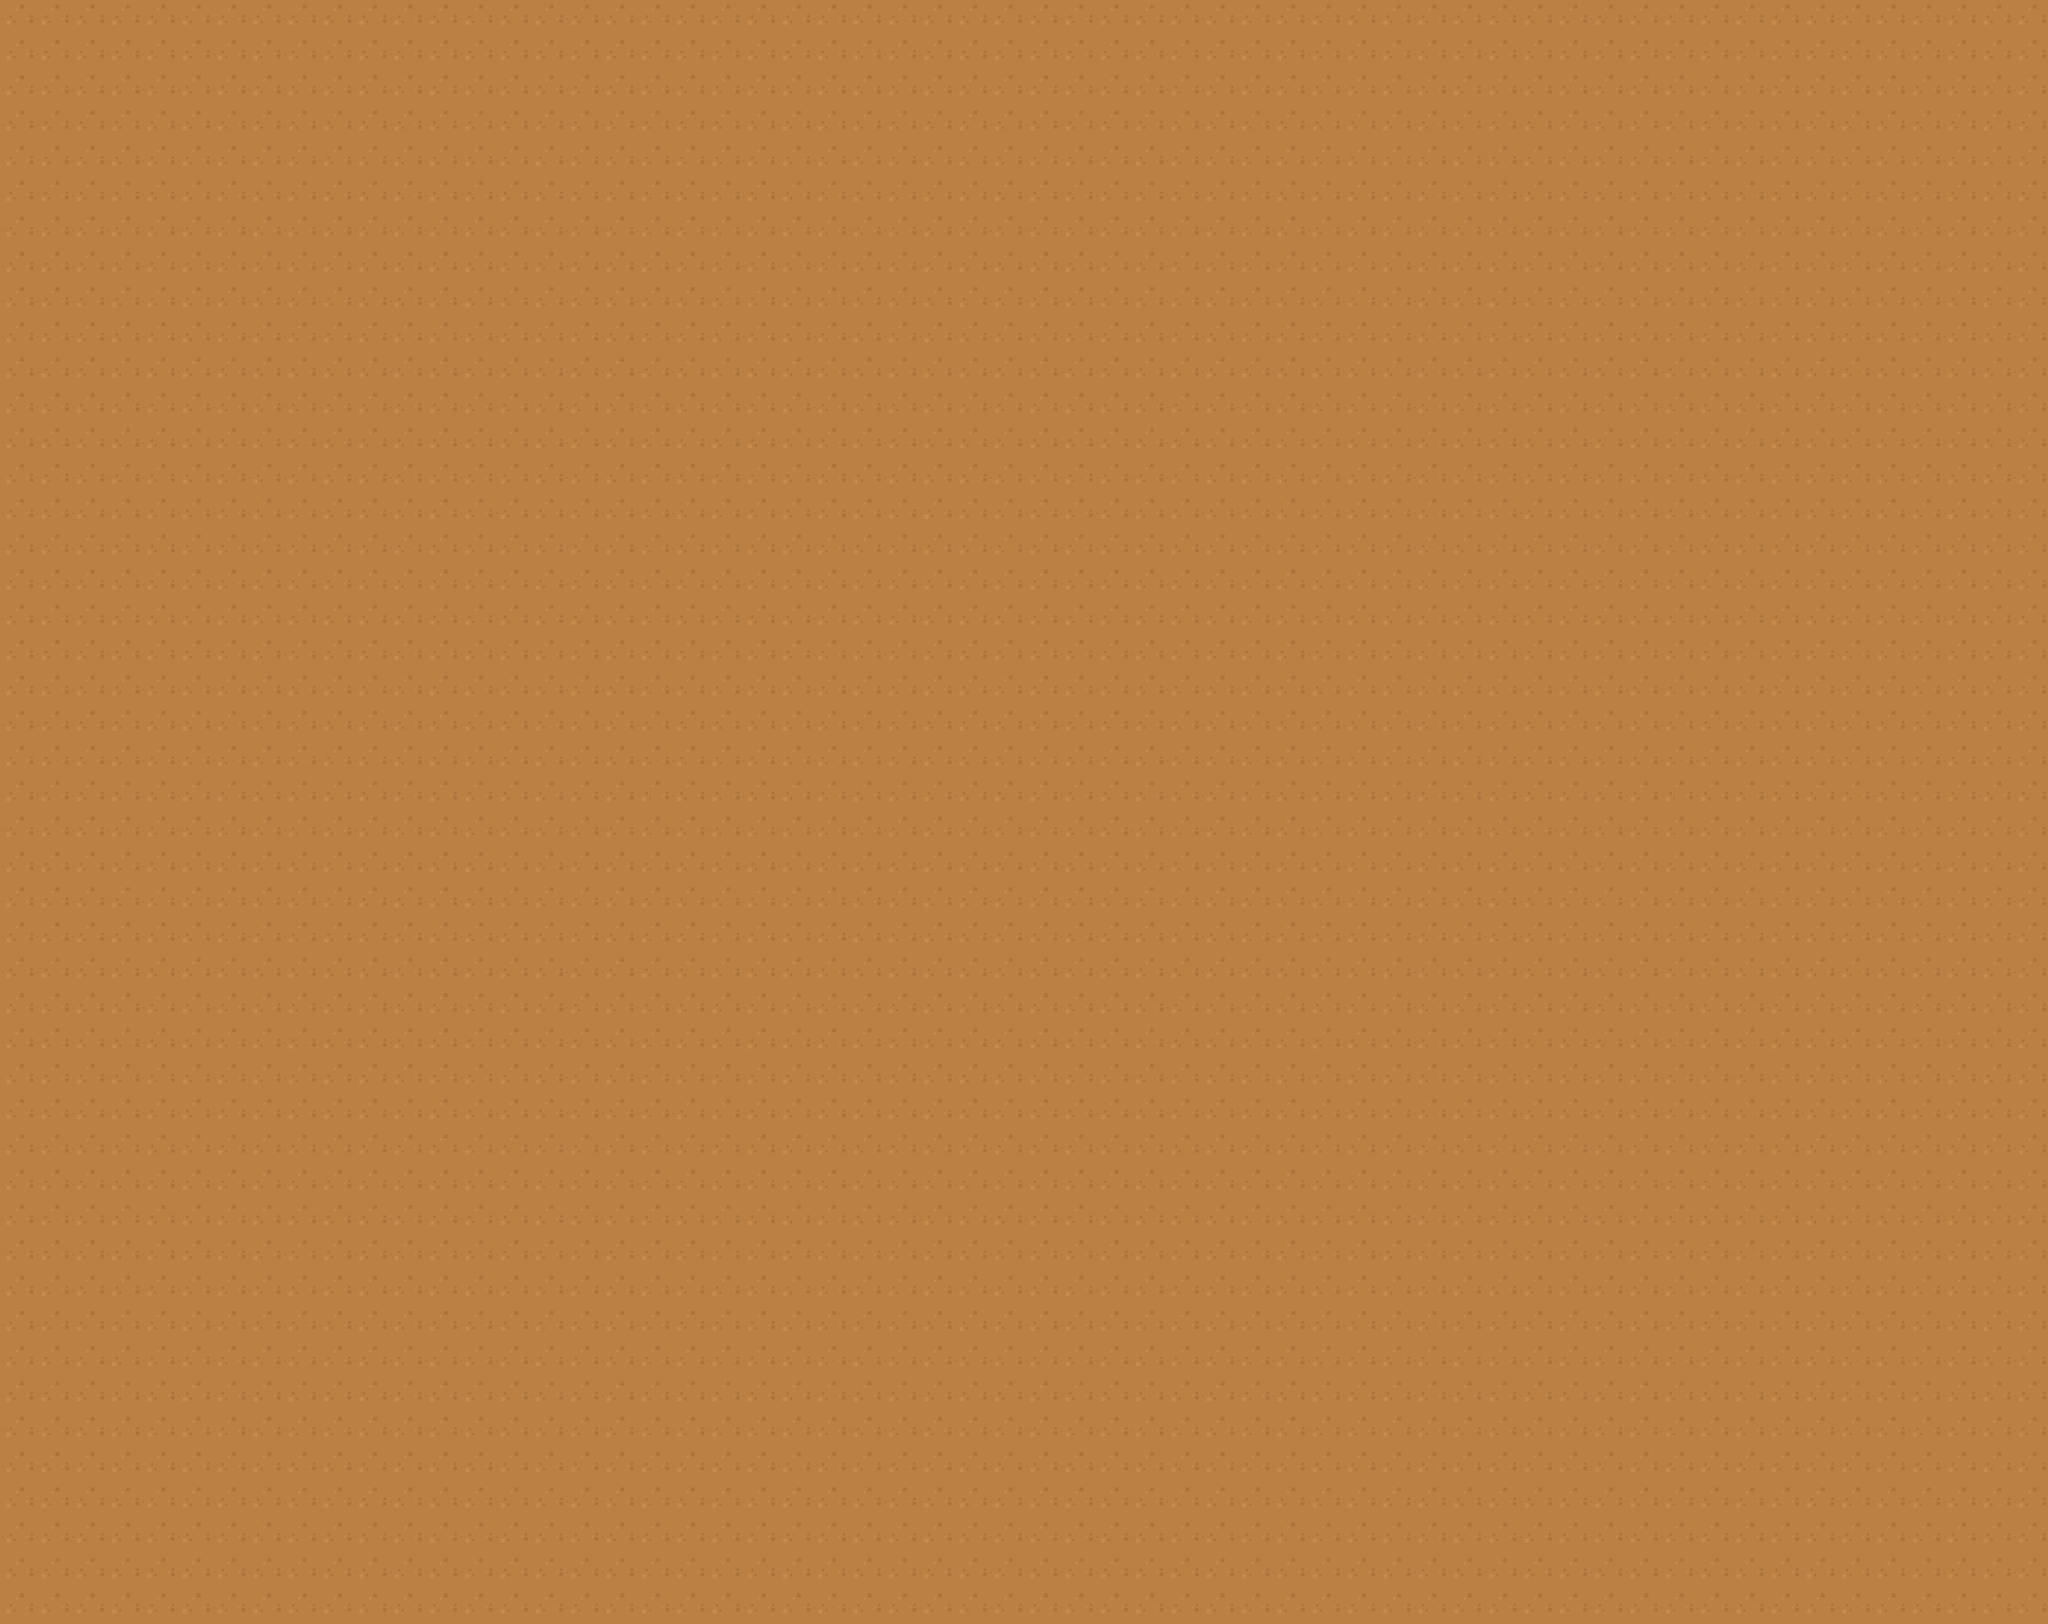

Tiled map render using the project's own tile images. Description and the whole map definition, tile-layer contents included, below:
An orthogonal 58x46 tile map with 64x64 px tiles, 1 tile layer (bg).

<map version="1.10" tiledversion="1.10.2" orientation="orthogonal" renderorder="right-down" width="58" height="46" tilewidth="64" tileheight="64" infinite="0" nextlayerid="2" nextobjectid="1">
 <editorsettings>
  <export target="../EscapeFromMassacre/src/game/bg.tilemap" format="defold" />
 </editorsettings>
 <tileset firstgid="1" name="topdown_tilesheet_complete2" tilewidth="64" tileheight="64" tilecount="560" columns="28">
  <image source="../EscapeFromMassacre/assets/images/topdown_tilesheet_complete2.png" width="1792" height="1280" />
 </tileset>
 <layer id="1" name="bg" width="58" height="46">
  <data encoding="csv">
5,5,5,5,5,5,5,5,5,5,5,5,5,5,5,5,5,5,5,5,5,5,5,5,5,5,5,5,5,5,5,5,5,5,5,5,5,5,5,5,5,5,5,5,5,5,5,5,5,5,5,5,5,5,5,5,5,5,
5,5,5,5,5,5,5,5,5,5,5,5,5,5,5,5,5,5,5,5,5,5,5,5,5,5,5,5,5,5,5,5,5,5,5,5,5,5,5,5,5,5,5,5,5,5,5,5,5,5,5,5,5,5,5,5,5,5,
5,5,5,5,5,5,5,5,5,5,5,5,5,5,5,5,5,5,5,5,5,5,5,5,5,5,5,5,5,5,5,5,5,5,5,5,5,5,5,5,5,5,5,5,5,5,5,5,5,5,5,5,5,5,5,5,5,5,
5,5,5,5,5,5,5,5,5,5,5,5,5,5,5,5,5,5,5,5,5,5,5,5,5,5,5,5,5,5,5,5,5,5,5,5,5,5,5,5,5,5,5,5,5,5,5,5,5,5,5,5,5,5,5,5,5,5,
5,5,5,5,5,5,5,5,5,5,5,5,5,5,5,5,5,5,5,5,5,5,5,5,5,5,5,5,5,5,5,5,5,5,5,5,5,5,5,5,5,5,5,5,5,5,5,5,5,5,5,5,5,5,5,5,5,5,
5,5,5,5,5,5,5,5,5,5,5,5,5,5,5,5,5,5,5,5,5,5,5,5,5,5,5,5,5,5,5,5,5,5,5,5,5,5,5,5,5,5,5,5,5,5,5,5,5,5,5,5,5,5,5,5,5,5,
5,5,5,5,5,5,5,5,5,5,5,5,5,5,5,5,5,5,5,5,5,5,5,5,5,5,5,5,5,5,5,5,5,5,5,5,5,5,5,5,5,5,5,5,5,5,5,5,5,5,5,5,5,5,5,5,5,5,
5,5,5,5,5,5,5,5,5,5,5,5,5,5,5,5,5,5,5,5,5,5,5,5,5,5,5,5,5,5,5,5,5,5,5,5,5,5,5,5,5,5,5,5,5,5,5,5,5,5,5,5,5,5,5,5,5,5,
5,5,5,5,5,5,5,5,5,5,5,5,5,5,5,5,5,5,5,5,5,5,5,5,5,5,5,5,5,5,5,5,5,5,5,5,5,5,5,5,5,5,5,5,5,5,5,5,5,5,5,5,5,5,5,5,5,5,
5,5,5,5,5,5,5,5,5,5,5,5,5,5,5,5,5,5,5,5,5,5,5,5,5,5,5,5,5,5,5,5,5,5,5,5,5,5,5,5,5,5,5,5,5,5,5,5,5,5,5,5,5,5,5,5,5,5,
5,5,5,5,5,5,5,5,5,5,5,5,5,5,5,5,5,5,5,5,5,5,5,5,5,5,5,5,5,5,5,5,5,5,5,5,5,5,5,5,5,5,5,5,5,5,5,5,5,5,5,5,5,5,5,5,5,5,
5,5,5,5,5,5,5,5,5,5,5,5,5,5,5,5,5,5,5,5,5,5,5,5,5,5,5,5,5,5,5,5,5,5,5,5,5,5,5,5,5,5,5,5,5,5,5,5,5,5,5,5,5,5,5,5,5,5,
5,5,5,5,5,5,5,5,5,5,5,5,5,5,5,5,5,5,5,5,5,5,5,5,5,5,5,5,5,5,5,5,5,5,5,5,5,5,5,5,5,5,5,5,5,5,5,5,5,5,5,5,5,5,5,5,5,5,
5,5,5,5,5,5,5,5,5,5,5,5,5,5,5,5,5,5,5,5,5,5,5,5,5,5,5,5,5,5,5,5,5,5,5,5,5,5,5,5,5,5,5,5,5,5,5,5,5,5,5,5,5,5,5,5,5,5,
5,5,5,5,5,5,5,5,5,5,5,5,5,5,5,5,5,5,5,5,5,5,5,5,5,5,5,5,5,5,5,5,5,5,5,5,5,5,5,5,5,5,5,5,5,5,5,5,5,5,5,5,5,5,5,5,5,5,
5,5,5,5,5,5,5,5,5,5,5,5,5,5,5,5,5,5,5,5,5,5,5,5,5,5,5,5,5,5,5,5,5,5,5,5,5,5,5,5,5,5,5,5,5,5,5,5,5,5,5,5,5,5,5,5,5,5,
5,5,5,5,5,5,5,5,5,5,5,5,5,5,5,5,5,5,5,5,5,5,5,5,5,5,5,5,5,5,5,5,5,5,5,5,5,5,5,5,5,5,5,5,5,5,5,5,5,5,5,5,5,5,5,5,5,5,
5,5,5,5,5,5,5,5,5,5,5,5,5,5,5,5,5,5,5,5,5,5,5,5,5,5,5,5,5,5,5,5,5,5,5,5,5,5,5,5,5,5,5,5,5,5,5,5,5,5,5,5,5,5,5,5,5,5,
5,5,5,5,5,5,5,5,5,5,5,5,5,5,5,5,5,5,5,5,5,5,5,5,5,5,5,5,5,5,5,5,5,5,5,5,5,5,5,5,5,5,5,5,5,5,5,5,5,5,5,5,5,5,5,5,5,5,
5,5,5,5,5,5,5,5,5,5,5,5,5,5,5,5,5,5,5,5,5,5,5,5,5,5,5,5,5,5,5,5,5,5,5,5,5,5,5,5,5,5,5,5,5,5,5,5,5,5,5,5,5,5,5,5,5,5,
5,5,5,5,5,5,5,5,5,5,5,5,5,5,5,5,5,5,5,5,5,5,5,5,5,5,5,5,5,5,5,5,5,5,5,5,5,5,5,5,5,5,5,5,5,5,5,5,5,5,5,5,5,5,5,5,5,5,
5,5,5,5,5,5,5,5,5,5,5,5,5,5,5,5,5,5,5,5,5,5,5,5,5,5,5,5,5,5,5,5,5,5,5,5,5,5,5,5,5,5,5,5,5,5,5,5,5,5,5,5,5,5,5,5,5,5,
5,5,5,5,5,5,5,5,5,5,5,5,5,5,5,5,5,5,5,5,5,5,5,5,5,5,5,5,5,5,5,5,5,5,5,5,5,5,5,5,5,5,5,5,5,5,5,5,5,5,5,5,5,5,5,5,5,5,
5,5,5,5,5,5,5,5,5,5,5,5,5,5,5,5,5,5,5,5,5,5,5,5,5,5,5,5,5,5,5,5,5,5,5,5,5,5,5,5,5,5,5,5,5,5,5,5,5,5,5,5,5,5,5,5,5,5,
5,5,5,5,5,5,5,5,5,5,5,5,5,5,5,5,5,5,5,5,5,5,5,5,5,5,5,5,5,5,5,5,5,5,5,5,5,5,5,5,5,5,5,5,5,5,5,5,5,5,5,5,5,5,5,5,5,5,
5,5,5,5,5,5,5,5,5,5,5,5,5,5,5,5,5,5,5,5,5,5,5,5,5,5,5,5,5,5,5,5,5,5,5,5,5,5,5,5,5,5,5,5,5,5,5,5,5,5,5,5,5,5,5,5,5,5,
5,5,5,5,5,5,5,5,5,5,5,5,5,5,5,5,5,5,5,5,5,5,5,5,5,5,5,5,5,5,5,5,5,5,5,5,5,5,5,5,5,5,5,5,5,5,5,5,5,5,5,5,5,5,5,5,5,5,
5,5,5,5,5,5,5,5,5,5,5,5,5,5,5,5,5,5,5,5,5,5,5,5,5,5,5,5,5,5,5,5,5,5,5,5,5,5,5,5,5,5,5,5,5,5,5,5,5,5,5,5,5,5,5,5,5,5,
5,5,5,5,5,5,5,5,5,5,5,5,5,5,5,5,5,5,5,5,5,5,5,5,5,5,5,5,5,5,5,5,5,5,5,5,5,5,5,5,5,5,5,5,5,5,5,5,5,5,5,5,5,5,5,5,5,5,
5,5,5,5,5,5,5,5,5,5,5,5,5,5,5,5,5,5,5,5,5,5,5,5,5,5,5,5,5,5,5,5,5,5,5,5,5,5,5,5,5,5,5,5,5,5,5,5,5,5,5,5,5,5,5,5,5,5,
5,5,5,5,5,5,5,5,5,5,5,5,5,5,5,5,5,5,5,5,5,5,5,5,5,5,5,5,5,5,5,5,5,5,5,5,5,5,5,5,5,5,5,5,5,5,5,5,5,5,5,5,5,5,5,5,5,5,
5,5,5,5,5,5,5,5,5,5,5,5,5,5,5,5,5,5,5,5,5,5,5,5,5,5,5,5,5,5,5,5,5,5,5,5,5,5,5,5,5,5,5,5,5,5,5,5,5,5,5,5,5,5,5,5,5,5,
5,5,5,5,5,5,5,5,5,5,5,5,5,5,5,5,5,5,5,5,5,5,5,5,5,5,5,5,5,5,5,5,5,5,5,5,5,5,5,5,5,5,5,5,5,5,5,5,5,5,5,5,5,5,5,5,5,5,
5,5,5,5,5,5,5,5,5,5,5,5,5,5,5,5,5,5,5,5,5,5,5,5,5,5,5,5,5,5,5,5,5,5,5,5,5,5,5,5,5,5,5,5,5,5,5,5,5,5,5,5,5,5,5,5,5,5,
5,5,5,5,5,5,5,5,5,5,5,5,5,5,5,5,5,5,5,5,5,5,5,5,5,5,5,5,5,5,5,5,5,5,5,5,5,5,5,5,5,5,5,5,5,5,5,5,5,5,5,5,5,5,5,5,5,5,
5,5,5,5,5,5,5,5,5,5,5,5,5,5,5,5,5,5,5,5,5,5,5,5,5,5,5,5,5,5,5,5,5,5,5,5,5,5,5,5,5,5,5,5,5,5,5,5,5,5,5,5,5,5,5,5,5,5,
5,5,5,5,5,5,5,5,5,5,5,5,5,5,5,5,5,5,5,5,5,5,5,5,5,5,5,5,5,5,5,5,5,5,5,5,5,5,5,5,5,5,5,5,5,5,5,5,5,5,5,5,5,5,5,5,5,5,
5,5,5,5,5,5,5,5,5,5,5,5,5,5,5,5,5,5,5,5,5,5,5,5,5,5,5,5,5,5,5,5,5,5,5,5,5,5,5,5,5,5,5,5,5,5,5,5,5,5,5,5,5,5,5,5,5,5,
5,5,5,5,5,5,5,5,5,5,5,5,5,5,5,5,5,5,5,5,5,5,5,5,5,5,5,5,5,5,5,5,5,5,5,5,5,5,5,5,5,5,5,5,5,5,5,5,5,5,5,5,5,5,5,5,5,5,
5,5,5,5,5,5,5,5,5,5,5,5,5,5,5,5,5,5,5,5,5,5,5,5,5,5,5,5,5,5,5,5,5,5,5,5,5,5,5,5,5,5,5,5,5,5,5,5,5,5,5,5,5,5,5,5,5,5,
5,5,5,5,5,5,5,5,5,5,5,5,5,5,5,5,5,5,5,5,5,5,5,5,5,5,5,5,5,5,5,5,5,5,5,5,5,5,5,5,5,5,5,5,5,5,5,5,5,5,5,5,5,5,5,5,5,5,
5,5,5,5,5,5,5,5,5,5,5,5,5,5,5,5,5,5,5,5,5,5,5,5,5,5,5,5,5,5,5,5,5,5,5,5,5,5,5,5,5,5,5,5,5,5,5,5,5,5,5,5,5,5,5,5,5,5,
5,5,5,5,5,5,5,5,5,5,5,5,5,5,5,5,5,5,5,5,5,5,5,5,5,5,5,5,5,5,5,5,5,5,5,5,5,5,5,5,5,5,5,5,5,5,5,5,5,5,5,5,5,5,5,5,5,5,
5,5,5,5,5,5,5,5,5,5,5,5,5,5,5,5,5,5,5,5,5,5,5,5,5,5,5,5,5,5,5,5,5,5,5,5,5,5,5,5,5,5,5,5,5,5,5,5,5,5,5,5,5,5,5,5,5,5,
5,5,5,5,5,5,5,5,5,5,5,5,5,5,5,5,5,5,5,5,5,5,5,5,5,5,5,5,5,5,5,5,5,5,5,5,5,5,5,5,5,5,5,5,5,5,5,5,5,5,5,5,5,5,5,5,5,5,
5,5,5,5,5,5,5,5,5,5,5,5,5,5,5,5,5,5,5,5,5,5,5,5,5,5,5,5,5,5,5,5,5,5,5,5,5,5,5,5,5,5,5,5,5,5,5,5,5,5,5,5,5,5,5,5,5,5
</data>
 </layer>
</map>
